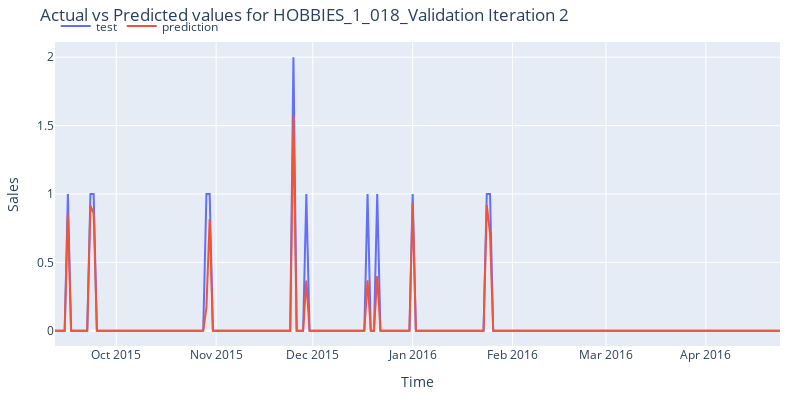

Notebook source saved alongside this figure:
### Code cell
# Plot predictions vs real value
# ======================================================================================
fig = go.Figure()
trace1 = go.Scatter(x=data_test.index, y=data_test['sales'], name="test", mode="lines")
trace2 = go.Scatter(x=predictions.index, y=predictions['pred'], name="prediction", mode="lines")
fig.add_trace(trace1)
fig.add_trace(trace2)
fig.update_layout(
    title="Actual vs Predicted values for HOBBIES_1_018_Validation Iteration 2",
    xaxis_title="Time",
    yaxis_title="Sales",
    width  = 800,
    height = 400,
    margin=dict(l=20, r=20, t=35, b=20),
    legend=dict(
        orientation="h",
        yanchor="top",
        y=1.1,
        xanchor="left",
        x=0.001
    )
)
fig.show()
fig.write_image("actual_vs_predicted_HOBBIES_1_018_Validation_Iteration_2.png")

### Figure 1 — Plotly figure (JSON) as saved in the notebook; plotly's stock layout.template omitted (floating-point values rounded to 4 significant figures; data arrays with more than 128 entries replaced by an {"elided": "..."} marker saying what was removed)
{"data": [{"mode": "lines", "name": "test", "type": "scatter", "x": {"elided": "226 str values"}, "y": {"elided": "226 int values"}}, {"mode": "lines", "name": "prediction", "type": "scatter", "x": {"elided": "226 str values"}, "y": {"elided": "226 float values"}}], "layout": {"height": 400, "legend": {"orientation": "h", "x": 0.001, "xanchor": "left", "y": 1.1, "yanchor": "top"}, "margin": {"b": 20, "l": 20, "r": 20, "t": 35}, "title": {"text": "Actual vs Predicted values for HOBBIES_1_018_Validation Iteration 2"}, "width": 800, "xaxis": {"autorange": true, "range": ["2015-09-12", "2016-04-24"], "title": {"text": "Time"}, "type": "date"}, "yaxis": {"autorange": true, "range": [-0.1111, 2.111], "title": {"text": "Sales"}, "type": "linear"}}}
